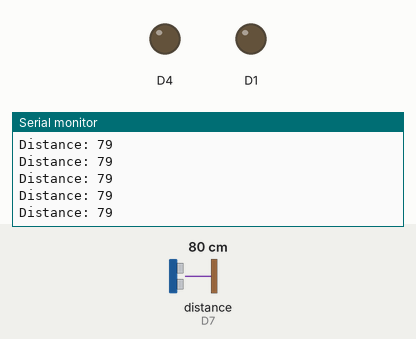
Bench run of a sketch on a simulated ESP8266 (NodeMCU). On the bench: output pins drawn as LEDs (lit = HIGH), the last lines printed to the serial monitor. Wiring (inferred from the names in the program): ultrasonic range finder: trigger D8; echo D7. The test bench sets the inputs (shaded band); at power-on: distance to the obstacle (sensor on D7) 80 cm. The echo pulse lasts 58.3 µs per cm; pins used as bus, display or sensor lines are not drawn.

Above: at 1.2 s.
1.3 s: distance to the obstacle (sensor on D7) set to 2 cm
At 2.0 s:
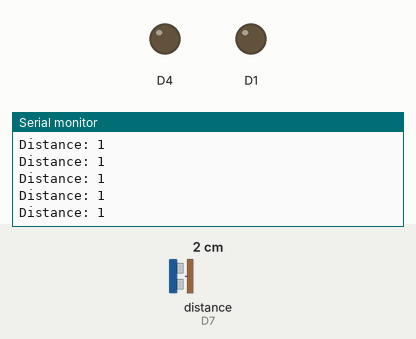
4.3 s: distance to the obstacle (sensor on D7) set to 18 cm
At 5.3 s:
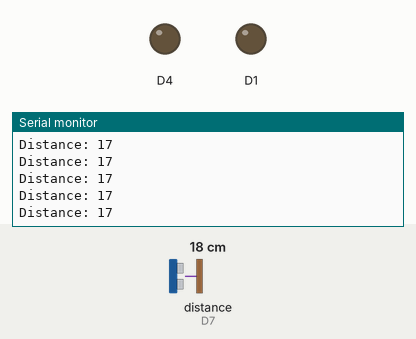
Timing chart, 0 to 7.3 s (numbered marks = the images above; inputs shaded):
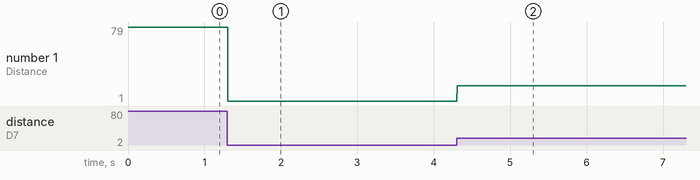

The sketch:

sensor-jarak-ultrasonic.ino
```cpp
// defines pins numbers
const int trigPin = D8;
const int echoPin = D7;
// defines variables
long duration;
int distance;
void setup() {
  pinMode(2, OUTPUT);
  pinMode(trigPin, OUTPUT);  // Sets the trigPin as an Output
  pinMode(echoPin, INPUT);   // Sets the echoPin as an Input
  Serial.begin(19200);       // Starts the serial communication
}
void loop() {
  // Clears the trigPin
  digitalWrite(trigPin, LOW);
  delayMicroseconds(2);
  // Sets the trigPin on HIGH state for 10 micro seconds
  digitalWrite(trigPin, HIGH);
  delayMicroseconds(10);
  digitalWrite(trigPin, LOW);
  // Reads the echoPin, returns the sound wave travel time in microseconds
  duration = pulseIn(echoPin, HIGH);
  // Calculating the distance
  distance = duration * 0.034 / 2;
  // Prints the distance on the Serial Monitor
  Serial.print("Distance: ");
  Serial.println(distance);
  if (distance < 20) {
    pinMode(D1, LOW);
  } else {
    pinMode(D1, HIGH);
  }
}
```

Measured:
- after the input at 1.3 s, the serial monitor: prints a new line at once (image 1)
- after the input at 4.3 s, the serial monitor: prints a new line at once (image 2)
- plotted number 1: 79 → 1 after the input at 1.3 s, 1 → 17 after the input at 4.3 s
